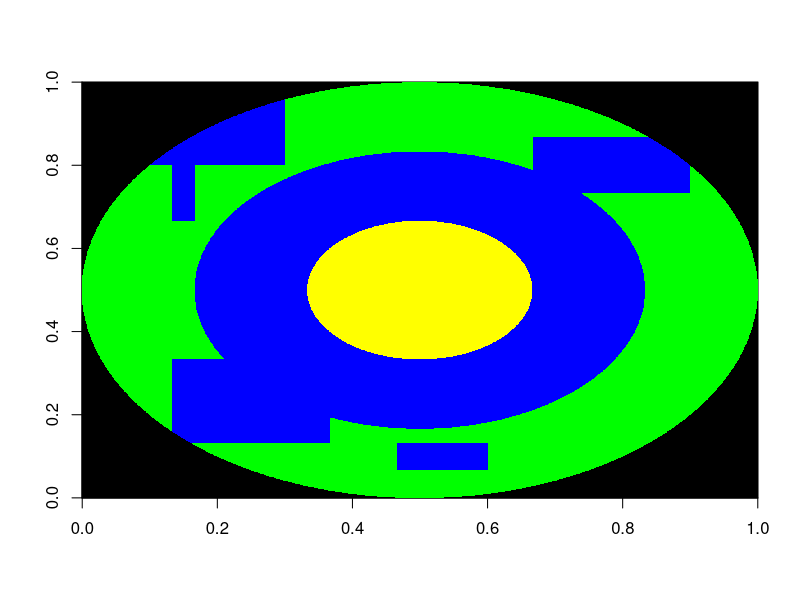

Recreate this plot in R.
geoRadius <- 15000/20
cityGrid <- matrix(rep(-1,(2*geoRadius)^2), 2*geoRadius, 2*geoRadius)
for(i in -geoRadius:geoRadius){
  for(j in -geoRadius:geoRadius){
    dist <- sqrt(i^2+j^2)
    if(dist<=geoRadius){
      cityGrid[i+geoRadius,j+geoRadius] <- 0
    }
  }
}

#Central Industrial Zone
for(i in 501:1000){
  for(j in 501:1000){
    dist <- sqrt((i-750)^2+(j-750)^2)
    if(dist<=250 & cityGrid[i,j] == 0){
      cityGrid[i,j] <- 2
    }
  }
}

#Central Exterior Residential Zone
for(i in 251:1250){
  for(j in 251:1250){
    dist <- sqrt((i-750)^2+(j-750)^2)
    if(dist<=500 & cityGrid[i,j] == 0){
      cityGrid[i,j] <- 1
    }
  }
}

#Random 'Suburb' Residential Zones
for(x in 201:250){
  for(y in 1001:1200){
    if(cityGrid[x,y] == 0){
      cityGrid[x,y]<-1
    }
  }
}

for(x in 701:900){
  for(y in 101:200){
    if(cityGrid[x,y] == 0){
      cityGrid[x,y]<-1
    }
  }
}

for(x in 101:450){
  for(y in 1201:1450){
    if(cityGrid[x,y] == 0){
      cityGrid[x,y]<-1
    }
  }
}

for(x in 1001:1350){
  for(y in 1101:1300){
    if(cityGrid[x,y] == 0){
      cityGrid[x,y]<-1
    }
  }
}

for(x in 201:550){
  for(y in 201:500){
    if(cityGrid[x,y] == 0){
      cityGrid[x,y]<-1
    }
  }
}

image(cityGrid, col = c("black","green","blue", "yellow"))

